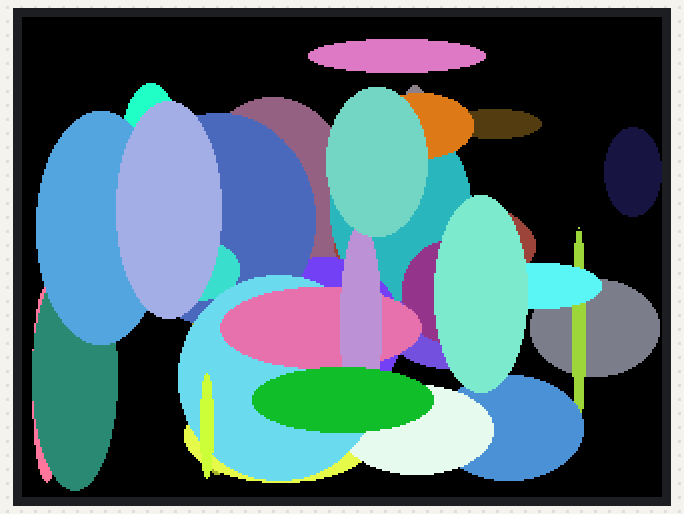
Simulated run of this sketch. Board: ESP32. Shown: 320×240 colour display. Random numbers use the default seed unless the sketch sets one.

Above: at 0.4 s.
At 4.8 s:
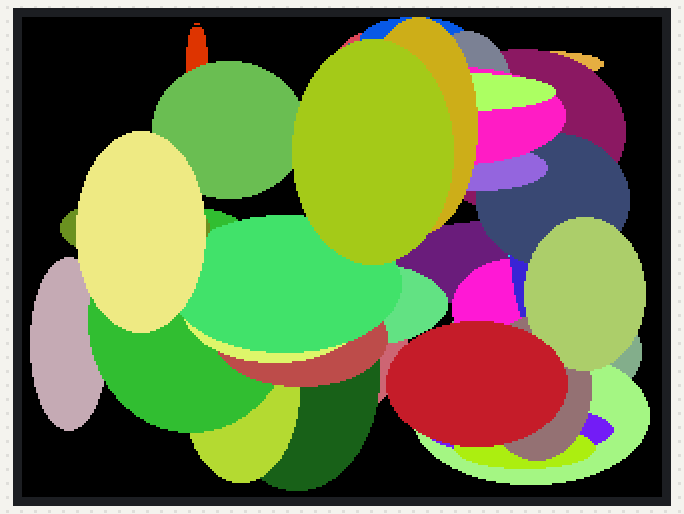
At 9.1 s:
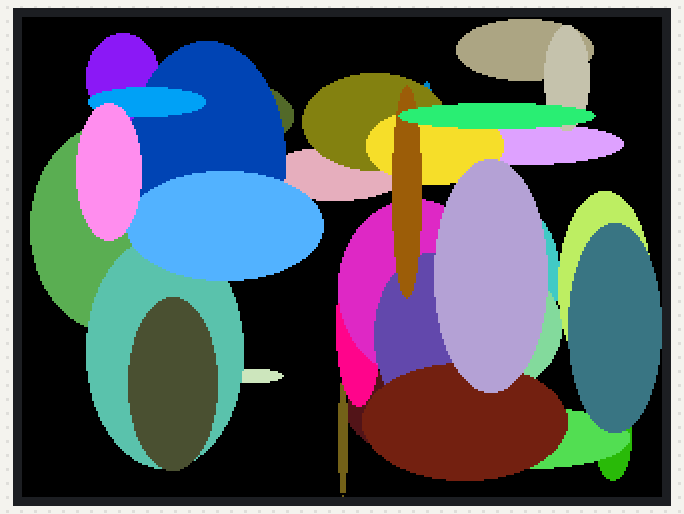
At 17.8 s:
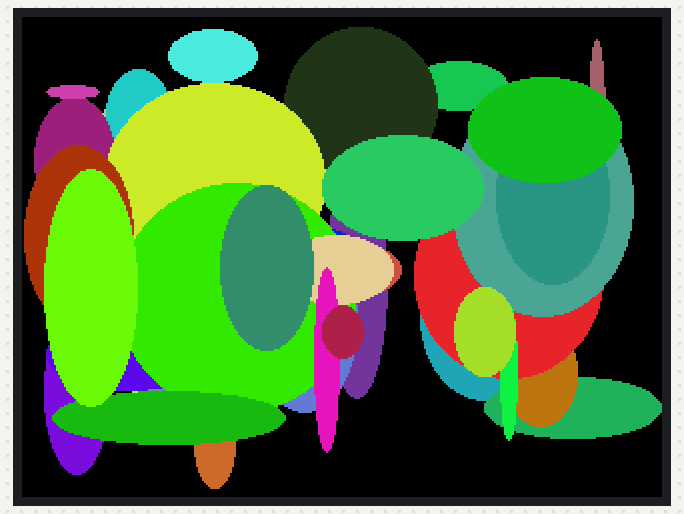
At 26.6 s:
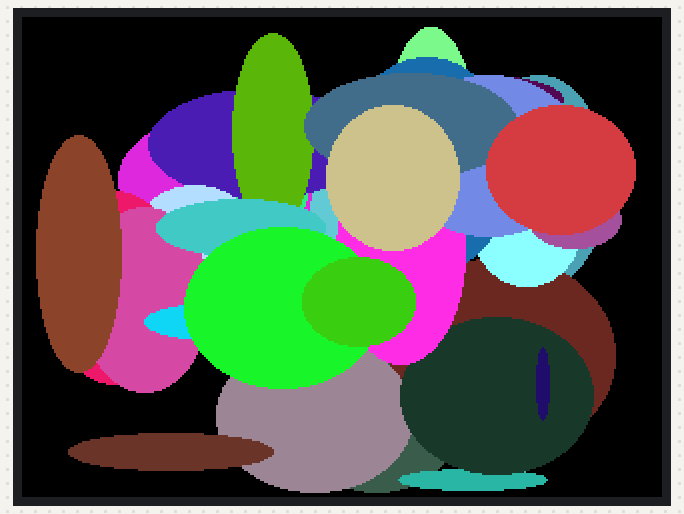
At 37.3 s:
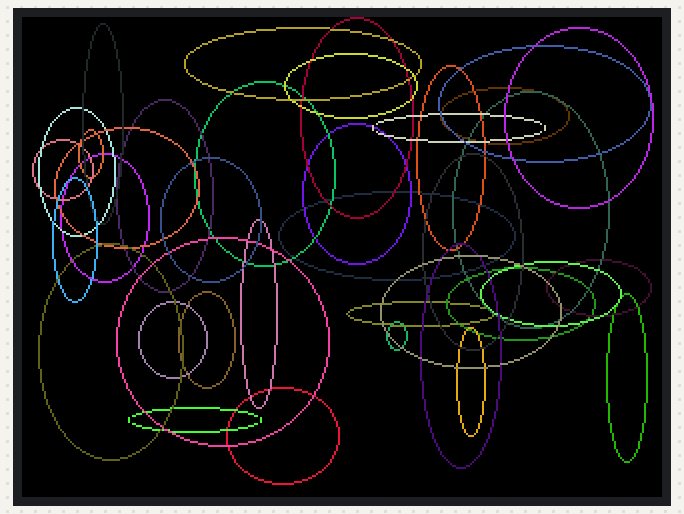

Measured:
- what the display in image 1 shows lasts 2.1 s, from 4.8 s to 6.9 s
- what the display in image 5 shows lasts 2.2 s, from 37.3 s to 39.5 s

The sketch:

TFT_Ellipse.ino
```cpp
#include <TFT_eSPI.h> // Hardware-specific library
#include <SPI.h>

// Define the pin connections for the TFT LCD Shield
#define TFT_CS   4
#define TFT_DC   5
#define TFT_RST  6

TFT_eSPI tft = TFT_eSPI();       // Invoke custom library with pin connections

void setup(void) {
  tft.init();

  tft.setRotation(1);

}

void loop() {

  tft.fillScreen(TFT_BLACK);

  // Draw some random ellipses
  for (int i = 0; i < 40; i++)
  {
    int rx = random(60);
    int ry = random(60);
    int x = rx + random(320 - rx - rx);
    int y = ry + random(240 - ry - ry);
    tft.fillEllipse(x, y, rx, ry, random(0xFFFF));
  }

  delay(2000);
  tft.fillScreen(TFT_BLACK);

  for (int i = 0; i < 40; i++)
  {
    int rx = random(60);
    int ry = random(60);
    int x = rx + random(320 - rx - rx);
    int y = ry + random(240 - ry - ry);
    tft.drawEllipse(x, y, rx, ry, random(0xFFFF));
  }

  delay(2000);
}
```
